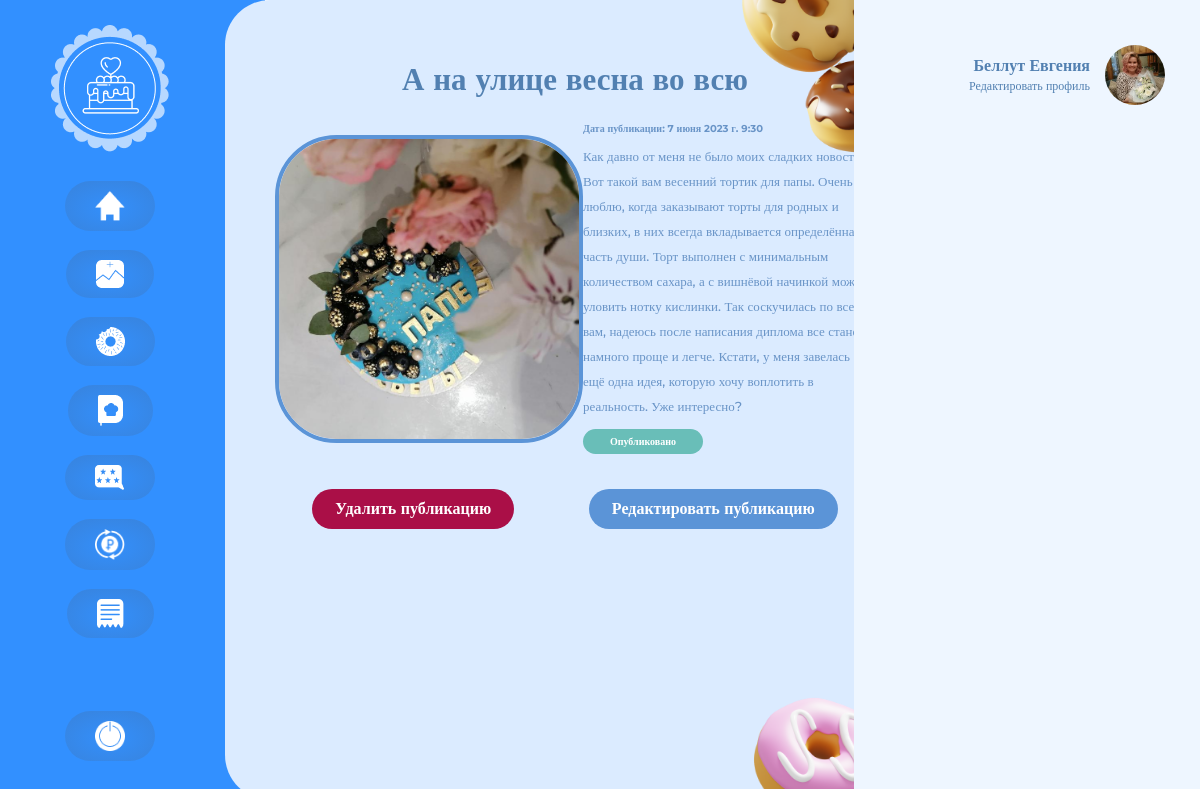
Screenshot of /profile_posts/2/ (signed in) with the database file from the repository.
### site_cake/models.py (models this page shows, shortened)
class CookerPost(models.Model):
    POST_STATUS = [
        ('1', 'Черновик'),
        ('2', 'Опубликовано'),
        ('3', 'На модерации'),
    ]
    cooker = models.ForeignKey(User, on_delete=models.CASCADE)
    title = models.CharField(max_length=200, unique=True)
    image_post = models.ImageField(upload_to='post_pics')
    video_url = models.URLField(blank=True, verbose_name="URL видео", help_text="URL видео")
    content = models.TextField()
    updated_on = models.DateTimeField(auto_now=True)
    created_on = models.DateTimeField(auto_now_add=True)
    status = models.CharField(choices=POST_STATUS, default='1', max_length=1)
    class Meta:
        verbose_name = 'Публикация'
        verbose_name_plural = 'Публикации'
        ordering = ['id']

class User(AbstractUser):
    first_name = models.CharField(max_length=60, null=True)
    last_name = models.CharField(max_length=60, null=True)
    email = models.EmailField(max_length=60, unique=True, blank=True, null=True, default=None)
    username = models.CharField(max_length=30, unique=True, blank=True, null=True)
    is_cooker = models.BooleanField('Статус кондитера', default=False)
    is_customer = models.BooleanField('Статус заказчика', default=False)
    is_active = models.BooleanField(default=True)
    is_superuser = models.BooleanField(default=False)
    objects = UserManager()
    class Meta:
        verbose_name = 'Пользователь'
        verbose_name_plural = 'Пользователи'

class UserProfile(models.Model):
    user = models.OneToOneField(User, on_delete=models.CASCADE)
    country = models.CharField(max_length=100, default='Россия')
    city = models.CharField(max_length=100, default='Москва')
    phone = models.CharField(max_length=11, null=True)
    description = models.TextField(null=True)
    image = models.ImageField(default='default_ava.png', upload_to='profile_pics')
    class Meta:
        verbose_name = 'Профиль'
        verbose_name_plural = 'Профили'

### site_cake/views.py (the view)
# urls.py: path('profile_posts/<int:id>/', views.RetrievePostProfile, name='post_detail'),
def RetrievePostProfile(request, id):
    post = CookerPost.objects.get(pk=id)
    return render(request, 'profile/profile_post_detail.html', {'post_info': post, })

### templates/profile/profile_post_detail.html (shortened to what this page needs)
{% extends 'profile/profile.html' %}
{% load static %}
{% block profile %}
    <div class="profile_block">
        <div class="donat_posts">
            <p class="profile_title title_detail">{{ post_info.title}}</p>
            <div class="another_info">
                <img src="{{ post_info.image_post.url }}" class="post_detail_img" alt="">
                <div class="another_info_text">
                    <p class="date_publish">Дата публикации: {{ post_info.created_on }}</p>
                    <p class="publish_text">{{ post_info.content }}</p>
                    <p class="status {% if post_info.get_status_display == 'Опубликовано' %}publish{% elif post_info.get_status_display == 'Черновик' %}draft{% else %}moderator{% endif %}">{{ post_info.get_status_display }}</p>
                </div>
            </div>
            <div class="btn_choice">
                <a href="{% url 'delete_post' post_info.id %}" class="delete_btn">Удалить публикацию</a>
                <a href="{% url 'edit_post' post_info.id %}" class="edit_btn">Редактировать публикацию</a>
            </div>
        </div>
    </div>
{% endblock profile %}

### templates/include/profile_aside.html
{% load static %}
<div class="profile_aside">
    <div class="profile_info_small">
        <div class="profile_info_small_text">
            <p class="profile_username">{{ user.last_name }} {{ user.first_name }}</p>
            <a href="{% url 'edit_profile' %}" class="edit_profile_link">Редактировать профиль</a>
        </div>
        <img src="{{ user.userprofile.image.url }}" class="profile_info_small_img" alt="avatar">
    </div>
</div>

### static/css/style.css (style rules this page uses)
* { margin: 0; padding: 0; }
a { cursor: pointer !important; text-decoration: none !important; }
.profile_block { background: #DBEBFF; border-radius: 45px 0 0 45px; height: 100vh; width: 50%; position: absolute; z-index: 2; left: 225px; padding: 0 70px 0 50px; }
.profile_title { font-family: 'Montserrat'; font-style: normal; font-weight: 700; font-size: 31px; line-height: 38px; color: #5280B1; margin-bottom: 20px; }
.profile_aside { background: #EEF6FF; height: 100vh; padding: 0 35px; position: absolute; right: 0; width: 23%; z-index: 2; }
.profile_info_small { display: flex; align-items: center; justify-content: end; margin-top: 45px; text-align: right; }
.profile_info_small_text { margin-right: 15px; }
.profile_username { font-family: 'Montserrat'; font-style: normal; font-weight: 600; font-size: 16px; line-height: 20px; color: #5280B1; }
.edit_profile_link { font-family: 'Montserrat'; font-style: normal; font-weight: 400; font-size: 12px; line-height: 0px; color: #5280B1; }
.profile_info_small_img { width: 60px; height: 60px; border-radius: 50%; object-fit: cover; }
.donat_posts { text-align: center; margin-top: 60px; }
.save_btn, .delete_btn, .edit_btn { background: #69BEB8; border-radius: 25px; border: 0; padding: 10px 23px; margin-top: 10px; font-family: 'Montserrat'; font-style: normal; font-weight: 700; font-size: 16px; line-height: 20px; color: #FFFFFF; }
.another_info { display: flex; align-items: center; justify-content: space-between; margin: 25px 0; }
.post_detail_img { width: 300px; height: 300px; object-fit: cover; border: 4px solid #5b94d7; border-radius: 20%; }
.another_info_text { max-width: 380px; text-align: left; color: #6994c7; }
.publish_text { font-family: 'Montserrat'; font-style: normal; font-weight: 500; font-size: 13px; line-height: 25px; margin: 10px 0; }
.date_publish, .status, .filling_title { font-family: 'Montserrat'; font-style: normal; font-weight: 700; font-size: 10px; line-height: 11px; }
.btn_choice { display: flex; justify-content: space-around; }
.delete_btn { background: #AA0F47; }
.edit_btn { background: #5b94d7; }
.status { color: white; max-width: 90px; padding: 7px 15px; text-align: center; border-radius: 25px; }
.publish { background: #69BEB8; }

### rows the page displays
CookerPost: title "А на улице весна во всю", image_post (picture), created_on "7 июня 2023 г. 9:30", content "Как давно от меня не было моих сладких новостей. Вот такой вам весенний тортик для папы. Очень люблю, когда заказывают торты для родных и близких, в них всегда вкладывается определённая часть души. Торт выполнен с минимальным количеством сахара, а с вишнёвой начинкой можно уловить нотку кислинки. Так соскучилась по всем вам, надеюсь после написания диплома все станет намного проще и легче. Кстати, у меня завелась ещё одна идея, которую хочу воплотить в реальность. Уже интересно?", status "Опубликовано"
User: last_name "Беллут", first_name "Евгения", userprofile.image (picture)
